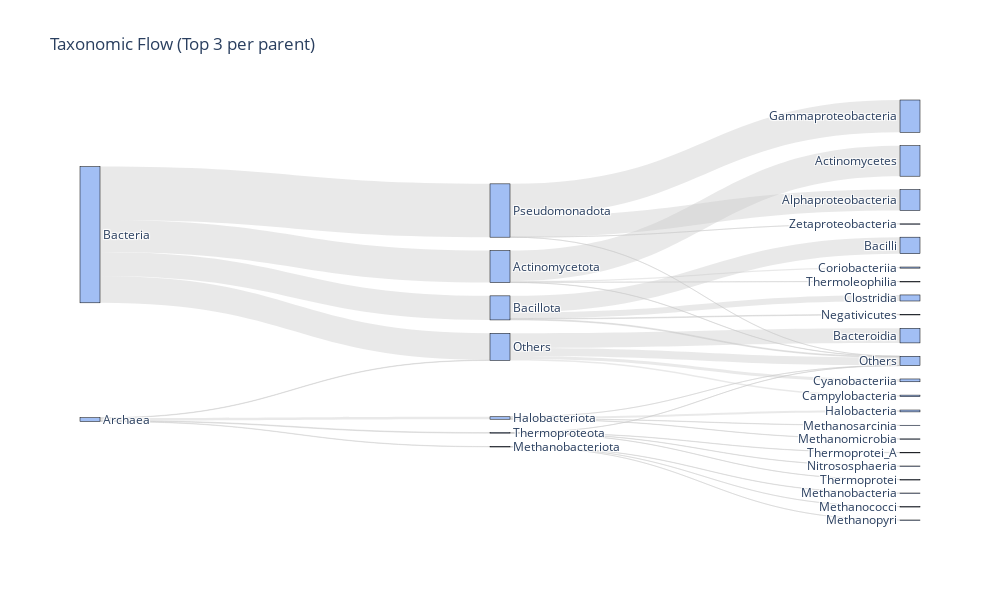

The code cell stored with this chart in its notebook:
### Code cell
# サンプルデータがない場合のダミー生成用（お手元のdfがある場合は無視してください）
# df = pd.read_csv(...) 

# ==========================================
# 1. 設定
# ==========================================
levels = ['domain', 'phylum', 'class'] # 見たい階層の順番
top_n_local = 3  # ★ここを変更: 「親カテゴリごとの」上位数

# 階層名のクリーニング (p__, c__ などを削除)
for col in levels:
    if col in df.columns:
        df[col] = df[col].astype(str).str.replace(r'^[a-z]__', '', regex=True)
    else:
        df[col] = "Unknown"

# ==========================================
# 2. 親階層ごとのTop N抽出ロジック (ここが核心)
# ==========================================
def filter_hierarchy_locally(df, levels, top_n=3):
    """
    上位の階層から順に、親カテゴリ内で出現頻度が高いTop Nのみを残し、
    それ以外を 'Others' に置換する。
    """
    df_plot = df.copy()
    
    # 最初の階層（例: domain）は親がいないので、グローバルにTop Nをとるか、そのまま
    # ここではシンプルに「最初の階層は全部表示（あるいは別途フィルタ）」とし、
    # 2階層目（Phylum）以降に対して「親の中でのTop N」を適用します。
    
    for i in range(len(levels) - 1):
        parent_col = levels[i]
        child_col = levels[i+1]
        
        # 親と子のペアごとの出現数をカウント
        counts = df_plot.groupby([parent_col, child_col]).size().reset_index(name='count')
        
        # 親ごとにランク付け (countが多い順)
        counts['rank'] = counts.groupby(parent_col)['count'].rank(method='first', ascending=False)
        
        # Top Nに入る「(親, 子)」の組み合わせセットを作成
        valid_pairs = set(
            zip(counts[counts['rank'] <= top_n][parent_col], 
                counts[counts['rank'] <= top_n][child_col])
        )
        
        # DataFrameの値を更新 (リスト内包表記で高速化)
        # 「(親, 子)のペアがTop Nセットになければ 'Others' にする」
        new_values = [
            c if (p, c) in valid_pairs else 'Others'
            for p, c in zip(df_plot[parent_col], df_plot[child_col])
        ]
        
        df_plot[child_col] = new_values

    return df_plot

# フィルタリング適用
df_masked = filter_hierarchy_locally(df, levels, top_n=top_n_local)

# ==========================================
# 3. サンキーダイアグラム用データ作成
# ==========================================
def prepare_sankey_data_simple(df, levels):
    labels = []
    sources = []
    targets = []
    values = []
    
    # ノードリストの作成
    # (階層インデックス, 名前) でユニークなIDを作る
    unique_nodes = []
    for i, level in enumerate(levels):
        unique_vals = df[level].unique()
        for val in unique_vals:
            unique_nodes.append((i, val))
            
    # ノード名からインデックス(0, 1, 2...)への辞書
    node_map = {node: idx for idx, node in enumerate(unique_nodes)}
    labels = [name for _, name in unique_nodes]
    
    # リンク（Source -> Target）の計算
    for i in range(len(levels) - 1):
        src_col = levels[i]
        tgt_col = levels[i+1]
        
        # 集計
        flow_counts = df.groupby([src_col, tgt_col]).size().reset_index(name='count')
        
        for _, row in flow_counts.iterrows():
            # SourceとTargetのIDを取得
            src_node = (i, row[src_col])
            tgt_node = (i+1, row[tgt_col])
            
            sources.append(node_map[src_node])
            targets.append(node_map[tgt_node])
            values.append(row['count'])
            
    return labels, sources, targets, values

labels, sources, targets, values = prepare_sankey_data_simple(df_masked, levels)

# ==========================================
# 4. 描画
# ==========================================
fig = go.Figure(data=[go.Sankey(
    node = dict(
        pad = 15,
        thickness = 20,
        line = dict(color = "black", width = 0.5),
        label = labels,
        color = "rgba(100, 149, 237, 0.6)"
    ),
    link = dict(
        source = sources,
        target = targets,
        value = values,
        color = "rgba(200, 200, 200, 0.4)"
    )
)])

fig.update_layout(
    title_text=f"Taxonomic Flow (Top {top_n_local} per parent)",
    font_size=12,
    height=600,
    width=1000
)

fig.show()

### Figure 1 — Plotly figure (JSON) as saved in the notebook; plotly's stock layout.template omitted (floating-point values rounded to 4 significant figures)
{"data": [{"link": {"color": "rgba(200, 200, 200, 0.4)", "source": [1, 1, 1, 1, 0, 0, 0, 0, 5, 5, 5, 5, 3, 3, 3, 3, 6, 6, 6, 6, 8, 8, 8, 2, 2, 2, 2, 4, 4, 4, 4, 7, 7, 7, 7], "target": [6, 8, 2, 7, 5, 3, 2, 4, 12, 18, 15, 20, 10, 17, 19, 15, 23, 27, 22, 15, 26, 28, 30, 9, 14, 16, 15, 13, 11, 15, 21, 25, 15, 29, 24], "value": [590, 77, 93, 149, 7674, 5771, 6426, 12785, 7321, 269, 51, 33, 3958, 1451, 150, 212, 450, 56, 68, 16, 53, 22, 2, 3506, 377, 673, 1963, 5021, 7751, 4, 9, 55, 5, 28, 61]}, "node": {"color": "rgba(100, 149, 237, 0.6)", "label": ["Bacteria", "Archaea", "Others", "Bacillota", "Pseudomonadota", "Actinomycetota", "Halobacteriota", "Thermoproteota", "Methanobacteriota", "Bacteroidia", "Bacilli", "Gammaproteobacteria", "Actinomycetes", "Alphaproteobacteria", "Campylobacteria", "Others", "Cyanobacteriia", "Clostridia", "Coriobacteriia", "Negativicutes", "Thermoleophilia", "Zetaproteobacteria", "Methanosarcinia", "Halobacteria", "Thermoprotei_A", "Nitrososphaeria", "Methanobacteria", "Methanomicrobia", "Methanococci", "Thermoprotei", "Methanopyri"], "line": {"color": "black", "width": 0.5}, "pad": 15, "thickness": 20}, "type": "sankey"}], "layout": {"font": {"size": 12}, "height": 600, "title": {"text": "Taxonomic Flow (Top 3 per parent)"}, "width": 1000}}
